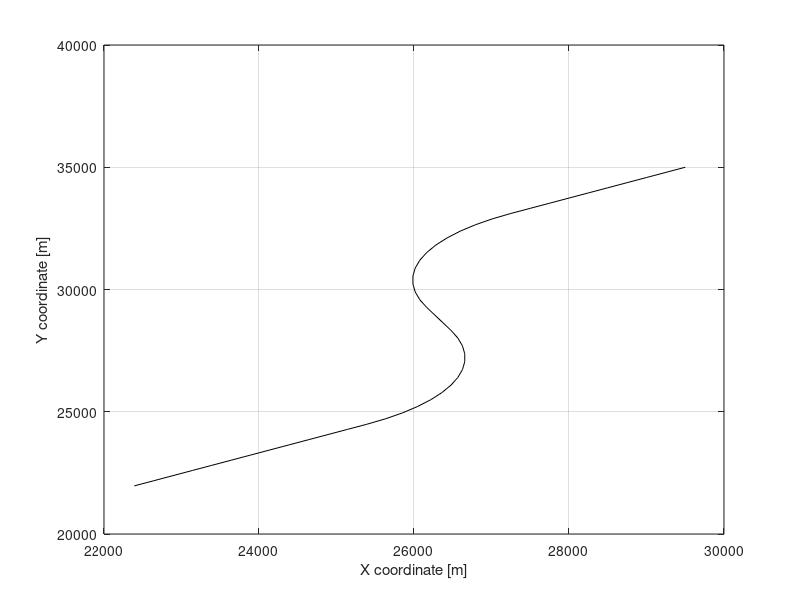
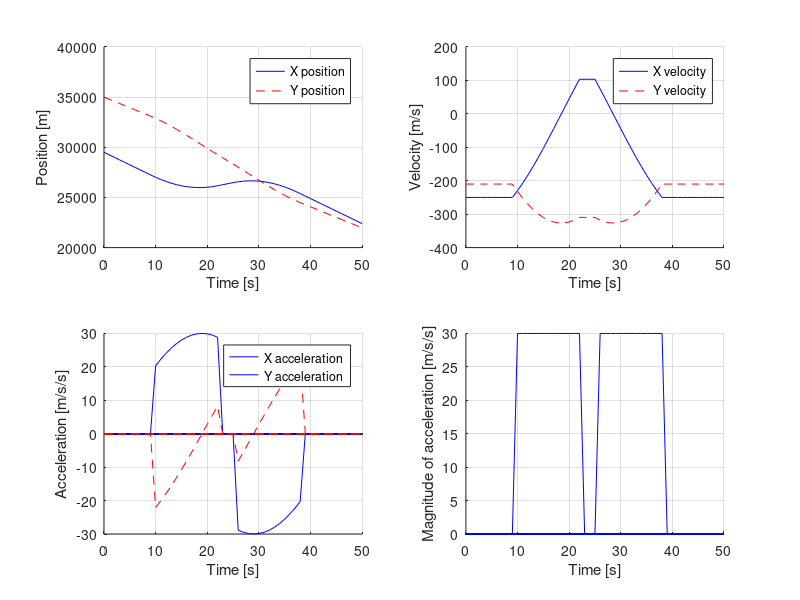

Reproduce these figures in MATLAB, in order. (Note: this script raises an error after producing the figures.)
clear all;
clc;
%clf;

all_in_one = 0;
ile_monte_carlo = 50;

% skladowe rzeczywistego wektora stanu (symulacja)
px = 1;	%pos x
py = 2;	%pos y
vx = 3;	%velocity x
vy = 4;	%velocity y
tt = 5;	%track time

% stale
g = 10;		%przyspieszenie ziemskie
dt = 1;	%okres probkowania
sim_time = 50;	%czas symulacji

range_error = 15;
azim_error = 0.002;
RA_cov = [ range_error^2 0; 0 azim_error^2];	% macierz kowariancji szumu pomiarowego we wsp. biegunowych systemowa dla CV (stala)
A_cv = [ 1  0 dt  0;
         0  1  0 dt;
         0  0  1  0;
         0  0  0  1];

% warunki poczatkowe
x = [29500; 35000; -250; -210];
track = [x; 0];

%parametry dynamiczne
sterowanie = zeros(size(dt:dt:sim_time));
sterowanie(floor(10/dt):floor(22/dt)) = -3*g;
sterowanie(floor(26/dt):floor(38/dt)) =  3*g;

n = 1;

for t = dt:dt:sim_time %startujemy od t=0+dt, bo t=0 to znane warunki poczatkowe
	
	% ewolucja stanu
	
	if(sterowanie(n) == 0) %Constant Velocity
		
		nx = A_cv*x;
		
	else	% Controlled Coordinated Turn
		
		a_dosrodkowe = sterowanie(n);
		
		%modyfikacje wektora stanu (przyspieszenie normalne/dosrodkowe)
		v2 = x(vx)^2+x(vy)^2;
		v = sqrt(v2);
		w = a_dosrodkowe/v;
		
		nx(px) = x(px) + x(vx)*sin(w*dt)/w     + x(vy)*(1-cos(w*dt))/w;
		nx(py) = x(py) + x(vx)*(cos(w*dt)-1)/w + x(vy)*sin(w*dt)/w;
		nx(vx) = x(vx)* cos(w*dt) + x(vy)*sin(w*dt);
		nx(vy) = x(vx)*-sin(w*dt) + x(vy)*cos(w*dt);
		
    end;
	
	% aktualizacja wektora stanu
	x = nx;
	
	% zapisanie wartosci
	track = [track, [x; t]];
	
	n = n + 1;
	
end;

% wykres polozenia X-Y
figure(1); clf;
plot(track(px,:), track(py,:), 'k-');
xlabel('X coordinate [m]');
ylabel('Y coordinate [m]');
grid on;

% wykres polozenia X(t), Y(t)
figure(2); clf;
subplot(2, 2, 1);
hold on;
plot(track(tt,:), track(px,:), 'b-');
plot(track(tt,:), track(py,:), 'r--');
xlabel('Time [s]');
ylabel('Position [m]');
legend('X position', 'Y position');
grid on;

% wykres predkosci X i Y
figure(2); %clf;
subplot(2, 2, 2);
hold on;
plot(0:dt:sim_time, track(vx,:), 'b');
plot(0:dt:sim_time, track(vy,:), 'r--');
xlabel('Time [s]');
ylabel('Velocity [m/s]');
legend('X velocity', 'Y velocity');
grid on;
hold off;

% wyliczanie przyspieszen X, Y i modulu
sim_len = size(track, 2);
ax = zeros(sim_len); ay = zeros(sim_len); am = zeros(sim_len);
for k = 2:sim_len
	ax(k) = (track(vx, k) - track(vx, k-1))/dt;
	ay(k) = (track(vy, k) - track(vy, k-1))/dt;
	am(k) = sqrt(ax(k)^2 + ay(k)^2);
end;

% wykres przyspieszenia X i Y
%figure(3); clf;
subplot(2, 2, 3);
hold on;
plot(0:dt:sim_time, ax, 'b');
plot(0:dt:sim_time, ay, 'r--');
xlabel('Time [s]');
ylabel('Acceleration [m/s/s]');
legend('X acceleration', 'Y acceleration');
grid on
hold off;

% wykres modulu przyspieszenia
%figure(4); clf;
subplot(2, 2, 4);
hold on;
plot(0:dt:sim_time, am, 'b');
xlabel('Time [s]');
ylabel('Magnitude of acceleration [m/s/s]');
grid on
hold off;

% Monte Carlo
randn('seed', 123);
rmse = zeros(10, sim_len);
sprintf('Monte Carlo (%d iteracji): ', ile_monte_carlo);
for mc = 1:ile_monte_carlo
	
	% symulacja pomiarow radarowych (kowersja i zaszumianie)
	for k = 1:size(track, 2)
		
		% konwersja z EN (tak sa generowane dane) do RA oraz zaszumianie
		[r, fi] = en2ra(track(:, k));
		r_msr = r + normrnd(0, range_error);
		fi_msr = fi + normrnd(0, azim_error);
		
		% wypelnienie wektora danych pomiarowych (dla filtracji IMM)
		% pozycje w wektorze takie a nie inne ze wzgl�du na konstrukcj� algorytmu IMM
		RAE_msr(1, k) = track(tt, k); % czas
		RAE_msr(2, k) = r_msr;
		RAE_msr(3, k) = fi_msr;
		RAE_msr(4, k) = range_error;
		RAE_msr(5, k) = azim_error;
		
		if mc == 1,
			% konwersja zaszumionych danych "pomiarowych" z powrotem do EN (do wykresu);
			% tej samej funkcji mozna uzyc przy konwersji pomiaru i macierzy kowariancji
			% przed ich wykorzystaniem w filtracji, np. robiac tak:
			% [EN_msr, EN_cov] = ra2en_msr(RAE_msr(2:3, k), RA_cov);
			% w EN_msr i EN_cov mamy od razu pomiar i macierz kowariancji w ukladzie kartezjanskim
			EN_msr(:, k) = ra2en_msr(RAE_msr(2:3, k), RA_cov);
		end;
		
	end;
	
	%======== FILTRACJA IMM =========
	% [XY_est,  model_probab] = imm3_filter (RAE_msr, XY_real, filtconf, verbose)
	% XY_real - do inicjacji sledzenia prawdziwymi danymi
	[XY_est, model_probab] = imm_filter(RAE_msr, track, 'cfg', 1);
	
	% wyswietlanie wykresow z 1. zestawu danych
	if mc == 1,
		% wykres danych pomiarowych X-Y
		figure(1); %clf;
		%subplot(3, 2, 5);
		hold on;
		% plot(EN_msr(1, :), EN_msr(2,:), 'r-');
		% xlabel('Measurement X [m]');
		% ylabel('Measurement Y [m]');
		grid on
		hold off;
		
		% wykres danych przefiltrowanych X-Y
		figure(1); %clf;
		%subplot(3, 2, 6);
		hold on;
		plot(XY_est(1, :), XY_est(2,:), 'r');
		% xlabel('Estimate X [m]');
		% ylabel('Estimate Y [m]');
		hold off;

		% wykres prawdopodobienstw modeli
		figure(3); clf;
		%subplot(3, 2, 6);
		hold on; grid on;
		plot(model_probab(1, :), model_probab(2,:), 'b-');
		plot(model_probab(1, :), model_probab(3,:), 'r--');
		xlabel('Time [s]');
		ylabel('Model Probability');
		legend('CV', 'CA');
		hold off;
	end;
	
	% RMSE
	est_len = size(XY_est, 2);
	ax_est = zeros(est_len); ay_est = zeros(est_len); am_est = zeros(est_len);
	for k = 2:est_len
		ax_est(k) = (XY_est(3, k) - XY_est(3, k-1))/dt;
		ay_est(k) = (XY_est(4, k) - XY_est(4, k-1))/dt;
		am_est(k) = sqrt(ax_est(k)^2 + ay_est(k)^2);
	end;
	
	%najpierw sumujemy, pozniej sie tylko podzieli
	for k = 1:est_len
		ex  = XY_est(1, k) - track(px, k);
		ey  = XY_est(2, k) - track(py, k);
		evx = XY_est(3, k) - track(vx, k);
		evy = XY_est(4, k) - track(vy, k);
		
		rmse(1, k) = rmse(1, k) +  ex^2;	%polozenie x
		rmse(2, k) = rmse(2, k) +  ey^2;	%polozenie y
		rmse(3, k) = rmse(3, k) +  evx^2;	%predkosc x
		rmse(4, k) = rmse(4, k) +  evy^2;	%predkosc y
		rmse(5, k)  = rmse(5, k) +  (ax_est(k) - ax(k))^2;	%przyspieszenie x
		rmse(6, k)  = rmse(6, k) +  (ay_est(k) - ay(k))^2;	%przyspieszenie y
		rmse(7, k)  = rmse(7, k) +  sqrt(ex^2  + ey^2)^2;	%modul polozenia
		rmse(8, k)  = rmse(8, k) +  sqrt(evx^2 + evy^2)^2;	%modul predkosci
		rmse(9, k)  = rmse(9, k) +  sqrt((ax_est(k) - ax(k))^2 + (ay_est(k) - ay(k))^2)^2;	%modul przyspieszenia
		rmse(10, k) = track(tt, k);		%czas
	end;
	
	printf('%d, ', mc);
end;
printf('\n');

rmse(1:9, :) = rmse(1:9, :)./ile_monte_carlo;
rmse(1:9, :) = rmse(1:9, :).^(0.5);

% RMSE pozycja
figure(4); clf;
hold on; grid on;
plot(rmse(10, :), rmse(1, :), 'b-');
plot(rmse(10, :), rmse(2, :), 'r--');
plot(rmse(10, :), rmse(7, :), 'k-');
xlabel('Time [s]');
ylabel('RMSE in position [m]');
% legend('X', 'Y');
hold off;

% RMSE predkosc
figure(5); clf;
hold on; grid on;
plot(rmse(10, :), rmse(3, :), 'b-');
plot(rmse(10, :), rmse(4, :), 'r--');
plot(rmse(10, :), rmse(8, :), 'k-');
xlabel('Time [s]');
ylabel('RMSE in velocity [m/s]');
% legend('X', 'Y');
hold off;

% RMSE przyspieszenie
figure(6); clf;
hold on; grid on;
plot(rmse(10, :), rmse(5, :), 'b-');
plot(rmse(10, :), rmse(6, :), 'r--');
plot(rmse(10, :), rmse(9, :), 'k-');
xlabel('Time [s]');
ylabel('RMSE in acceleration [m/s/s]');
%legend('X', 'Y');
hold off;
